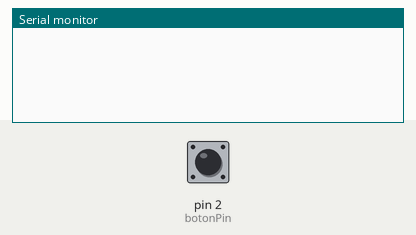
Simulated run of this sketch. Board: Arduino Uno, built with avr-gcc and run on an emulated ATmega328P. Shown: the last lines printed to the serial monitor. Inputs (shaded band) come from the test bench; at power-on: pin 2 (botonPin) HIGH.

Above: at 1.2 s.
1.3 s: pin 2 (botonPin) pulled LOW for 0.15 s
At 2.4 s:
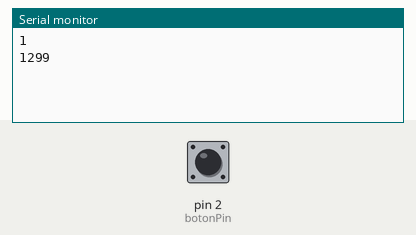
2.9 s: pin 2 (botonPin) pulled LOW for 1 s
At 3.6 s:
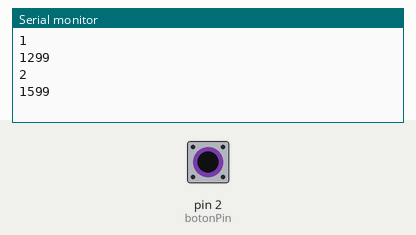
5.4 s: pin 2 (botonPin) pulled LOW for 0.15 s
At 6.7 s:
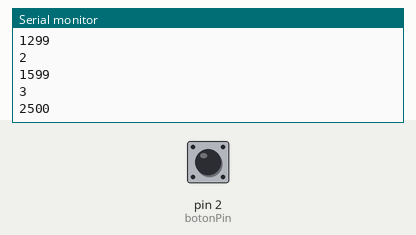
Timing chart, 0 to 8.4 s (numbered marks = the images above; inputs shaded):
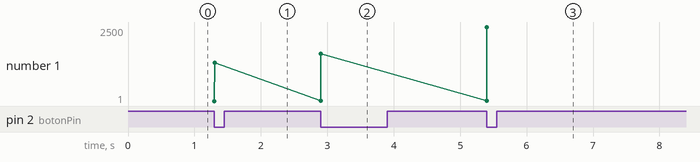

The sketch:

boton_interrupcion.ino
```cpp
const byte botonPin = 2;
volatile bool pulsado = false;
int contador = 0;
unsigned long ini_time;

void setup() {
  Serial.begin(9600);
  pinMode(botonPin, INPUT);
  attachInterrupt(digitalPinToInterrupt(botonPin), interrupcionBoton, FALLING);
}

void loop() {
  if (pulsado && millis() - ini_time > 200) {
    contador++;
    Serial.println(contador);
    pulsado = false;
    Serial.println(millis() - ini_time);
    ini_time = millis();
  }


}

// Función llamada por la interrupción
void interrupcionBoton() {
  pulsado = true;
}
```

Measured:
- after the input at 1.3 s, the serial monitor: prints a new line at once (image 1)
- after the input at 2.9 s, the serial monitor: prints a new line at once (image 2)
- after the input at 5.4 s, the serial monitor: prints a new line at once (image 3)
- plotted number 1: 1299 → 1599 after the input at 2.9 s, 1599 → 2500 after the input at 5.4 s
